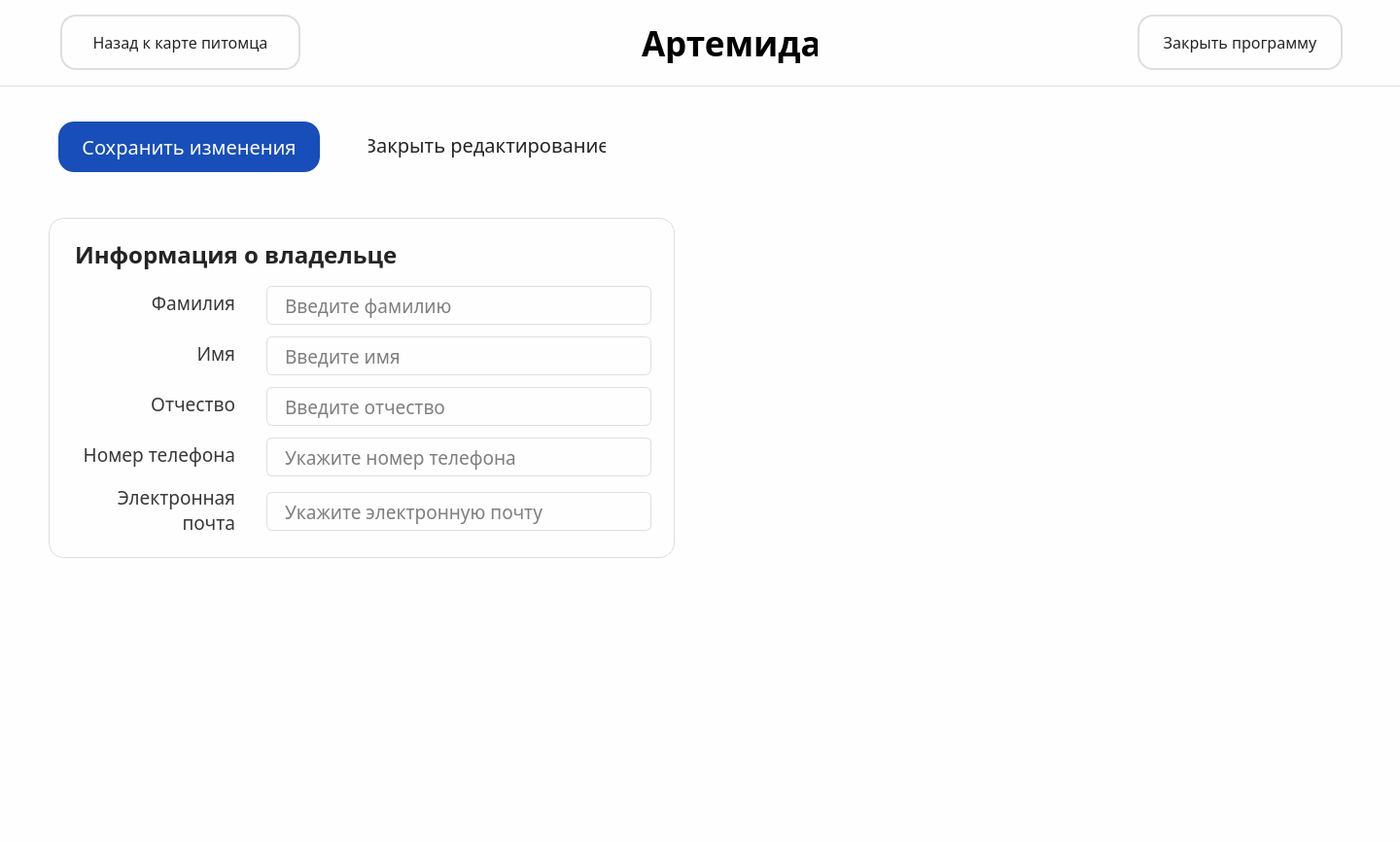
<?xml version="1.0" encoding="UTF-8"?>
<ui version="4.0">
 <class>createOwner</class>
 <widget class="QMainWindow" name="createOwner">
  <property name="geometry">
   <rect>
    <x>0</x>
    <y>0</y>
    <width>1440</width>
    <height>866</height>
   </rect>
  </property>
  <property name="windowTitle">
   <string>MainWindow</string>
  </property>
  <property name="styleSheet">
   <string notr="true">background-color: #FEFEFE;</string>
  </property>
  <widget class="QWidget" name="centralwidget">
   <widget class="QFrame" name="header">
    <property name="geometry">
     <rect>
      <x>0</x>
      <y>0</y>
      <width>1440</width>
      <height>89</height>
     </rect>
    </property>
    <property name="styleSheet">
     <string notr="true">QFrame {
    border: none; 
}

QFrame#header {
    border-bottom: 1px solid #DEDEDE;
}
</string>
    </property>
    <property name="frameShape">
     <enum>QFrame::StyledPanel</enum>
    </property>
    <property name="frameShadow">
     <enum>QFrame::Raised</enum>
    </property>
    <widget class="QWidget" name="logo" native="true">
     <property name="geometry">
      <rect>
       <x>600</x>
       <y>21</y>
       <width>244</width>
       <height>48</height>
      </rect>
     </property>
     <widget class="QLabel" name="label">
      <property name="geometry">
       <rect>
        <x>60</x>
        <y>3</y>
        <width>181</width>
        <height>41</height>
       </rect>
      </property>
      <property name="font">
       <font>
        <family>Acrom</family>
        <pointsize>26</pointsize>
        <weight>75</weight>
        <bold>true</bold>
       </font>
      </property>
      <property name="text">
       <string>Артемида</string>
      </property>
     </widget>
     <widget class="QLabel" name="label_3">
      <property name="geometry">
       <rect>
        <x>4</x>
        <y>2</y>
        <width>40</width>
        <height>48</height>
       </rect>
      </property>
      <property name="text">
       <string/>
      </property>
      <property name="pixmap">
       <pixmap>Иконка2.png</pixmap>
      </property>
     </widget>
    </widget>
    <widget class="QPushButton" name="pushButton">
     <property name="geometry">
      <rect>
       <x>62</x>
       <y>15</y>
       <width>247</width>
       <height>57</height>
      </rect>
     </property>
     <property name="font">
      <font>
       <family>Onest</family>
       <pointsize>12</pointsize>
      </font>
     </property>
     <property name="styleSheet">
      <string notr="true">padding: 16px 24px;
color: #242424;
border: 2px solid #DEDEDE;
border-radius: 16px;</string>
     </property>
     <property name="text">
      <string>Назад к карте питомца</string>
     </property>
    </widget>
    <widget class="QPushButton" name="pushButton_2">
     <property name="geometry">
      <rect>
       <x>1170</x>
       <y>15</y>
       <width>211</width>
       <height>57</height>
      </rect>
     </property>
     <property name="font">
      <font>
       <family>Onest</family>
       <pointsize>12</pointsize>
       <weight>50</weight>
       <italic>false</italic>
       <bold>false</bold>
       <underline>false</underline>
       <strikeout>false</strikeout>
       <stylestrategy>PreferDefault</stylestrategy>
       <kerning>true</kerning>
      </font>
     </property>
     <property name="styleSheet">
      <string notr="true">padding: 16px 24px;
color: #242424;
border: 2px solid #DEDEDE;
border-radius: 16px;</string>
     </property>
     <property name="text">
      <string>Закрыть программу</string>
     </property>
    </widget>
   </widget>
   <widget class="QPushButton" name="pushButton_3">
    <property name="geometry">
     <rect>
      <x>60</x>
      <y>125</y>
      <width>269</width>
      <height>52</height>
     </rect>
    </property>
    <property name="font">
     <font>
      <family>Onest Medium</family>
      <pointsize>15</pointsize>
     </font>
    </property>
    <property name="styleSheet">
     <string notr="true">padding: 12px 24px;
color: white;
border: none;
border-radius: 16px;
background-color: #174EB9;</string>
    </property>
    <property name="text">
     <string>Сохранить изменения</string>
    </property>
    <property name="autoRepeatDelay">
     <number>300</number>
    </property>
   </widget>
   <widget class="QPushButton" name="pushButton_4">
    <property name="geometry">
     <rect>
      <x>355</x>
      <y>123</y>
      <width>292</width>
      <height>52</height>
     </rect>
    </property>
    <property name="font">
     <font>
      <family>Onest</family>
      <pointsize>15</pointsize>
     </font>
    </property>
    <property name="styleSheet">
     <string notr="true">padding: 12px 24px;
color: #242424;
border: none;</string>
    </property>
    <property name="text">
     <string>Закрыть редактирование</string>
    </property>
   </widget>
   <widget class="QFrame" name="info_owner">
    <property name="geometry">
     <rect>
      <x>50</x>
      <y>224</y>
      <width>644</width>
      <height>350</height>
     </rect>
    </property>
    <property name="styleSheet">
     <string notr="true">QFrame {
    border: none; 
}

QFrame#info_owner {
    border: 1px solid #DEDEDE;
	border-radius: 16px;
}</string>
    </property>
    <property name="frameShape">
     <enum>QFrame::StyledPanel</enum>
    </property>
    <property name="frameShadow">
     <enum>QFrame::Raised</enum>
    </property>
    <widget class="QLabel" name="label_5">
     <property name="geometry">
      <rect>
       <x>27</x>
       <y>21</y>
       <width>596</width>
       <height>34</height>
      </rect>
     </property>
     <property name="font">
      <font>
       <family>Onest SemiBold</family>
       <pointsize>18</pointsize>
       <weight>75</weight>
       <bold>true</bold>
      </font>
     </property>
     <property name="styleSheet">
      <string notr="true">color: #242424;</string>
     </property>
     <property name="text">
      <string>Информация о владельце</string>
     </property>
    </widget>
    <widget class="QWidget" name="aboutpet" native="true">
     <property name="geometry">
      <rect>
       <x>24</x>
       <y>70</y>
       <width>596</width>
       <height>264</height>
      </rect>
     </property>
     <widget class="QLineEdit" name="lineEdit_3">
      <property name="geometry">
       <rect>
        <x>200</x>
        <y>0</y>
        <width>396</width>
        <height>40</height>
       </rect>
      </property>
      <property name="font">
       <font>
        <family>Onest</family>
        <pointsize>14</pointsize>
       </font>
      </property>
      <property name="styleSheet">
       <string notr="true">border: 1px solid #DEDEDE;
border-radius: 6px;
padding: 6px 16px;
</string>
      </property>
      <property name="text">
       <string/>
      </property>
      <property name="placeholderText">
       <string>Введите фамилию</string>
      </property>
     </widget>
     <widget class="QLabel" name="label_8">
      <property name="geometry">
       <rect>
        <x>0</x>
        <y>3</y>
        <width>168</width>
        <height>28</height>
       </rect>
      </property>
      <property name="font">
       <font>
        <family>Onest</family>
        <pointsize>14</pointsize>
       </font>
      </property>
      <property name="layoutDirection">
       <enum>Qt::LeftToRight</enum>
      </property>
      <property name="styleSheet">
       <string notr="true">color: #383838;</string>
      </property>
      <property name="text">
       <string>Фамилия</string>
      </property>
      <property name="alignment">
       <set>Qt::AlignRight|Qt::AlignTrailing|Qt::AlignVCenter</set>
      </property>
     </widget>
     <widget class="QLineEdit" name="lineEdit_4">
      <property name="geometry">
       <rect>
        <x>200</x>
        <y>52</y>
        <width>396</width>
        <height>40</height>
       </rect>
      </property>
      <property name="font">
       <font>
        <family>Onest</family>
        <pointsize>14</pointsize>
       </font>
      </property>
      <property name="styleSheet">
       <string notr="true">border: 1px solid #DEDEDE;
border-radius: 6px;
padding: 6px 16px;
</string>
      </property>
      <property name="placeholderText">
       <string>Введите имя</string>
      </property>
     </widget>
     <widget class="QLabel" name="label_9">
      <property name="geometry">
       <rect>
        <x>0</x>
        <y>55</y>
        <width>168</width>
        <height>28</height>
       </rect>
      </property>
      <property name="font">
       <font>
        <family>Onest</family>
        <pointsize>14</pointsize>
       </font>
      </property>
      <property name="layoutDirection">
       <enum>Qt::LeftToRight</enum>
      </property>
      <property name="styleSheet">
       <string notr="true">color: #383838;</string>
      </property>
      <property name="text">
       <string>Имя</string>
      </property>
      <property name="alignment">
       <set>Qt::AlignRight|Qt::AlignTrailing|Qt::AlignVCenter</set>
      </property>
     </widget>
     <widget class="QLabel" name="label_10">
      <property name="geometry">
       <rect>
        <x>0</x>
        <y>107</y>
        <width>168</width>
        <height>28</height>
       </rect>
      </property>
      <property name="font">
       <font>
        <family>Onest</family>
        <pointsize>14</pointsize>
       </font>
      </property>
      <property name="layoutDirection">
       <enum>Qt::LeftToRight</enum>
      </property>
      <property name="styleSheet">
       <string notr="true">color: #383838;</string>
      </property>
      <property name="text">
       <string>Отчество</string>
      </property>
      <property name="alignment">
       <set>Qt::AlignRight|Qt::AlignTrailing|Qt::AlignVCenter</set>
      </property>
     </widget>
     <widget class="QLineEdit" name="lineEdit_5">
      <property name="geometry">
       <rect>
        <x>200</x>
        <y>104</y>
        <width>396</width>
        <height>40</height>
       </rect>
      </property>
      <property name="font">
       <font>
        <family>Onest</family>
        <pointsize>14</pointsize>
       </font>
      </property>
      <property name="styleSheet">
       <string notr="true">border: 1px solid #DEDEDE;
border-radius: 6px;
padding: 6px 16px;
</string>
      </property>
      <property name="placeholderText">
       <string>Введите отчество</string>
      </property>
     </widget>
     <widget class="QLabel" name="label_11">
      <property name="geometry">
       <rect>
        <x>0</x>
        <y>159</y>
        <width>168</width>
        <height>28</height>
       </rect>
      </property>
      <property name="font">
       <font>
        <family>Onest</family>
        <pointsize>14</pointsize>
       </font>
      </property>
      <property name="layoutDirection">
       <enum>Qt::LeftToRight</enum>
      </property>
      <property name="styleSheet">
       <string notr="true">color: #383838;</string>
      </property>
      <property name="text">
       <string>Номер телефона</string>
      </property>
      <property name="alignment">
       <set>Qt::AlignRight|Qt::AlignTrailing|Qt::AlignVCenter</set>
      </property>
     </widget>
     <widget class="QLineEdit" name="lineEdit_6">
      <property name="geometry">
       <rect>
        <x>200</x>
        <y>156</y>
        <width>396</width>
        <height>40</height>
       </rect>
      </property>
      <property name="font">
       <font>
        <family>Onest</family>
        <pointsize>14</pointsize>
       </font>
      </property>
      <property name="styleSheet">
       <string notr="true">border: 1px solid #DEDEDE;
border-radius: 6px;
padding: 6px 16px;
</string>
      </property>
      <property name="placeholderText">
       <string>Укажите номер телефона</string>
      </property>
     </widget>
     <widget class="QLineEdit" name="lineEdit_7">
      <property name="geometry">
       <rect>
        <x>200</x>
        <y>212</y>
        <width>396</width>
        <height>40</height>
       </rect>
      </property>
      <property name="font">
       <font>
        <family>Onest</family>
        <pointsize>14</pointsize>
       </font>
      </property>
      <property name="styleSheet">
       <string notr="true">border: 1px solid #DEDEDE;
border-radius: 6px;
padding: 6px 16px;
</string>
      </property>
      <property name="placeholderText">
       <string>Укажите электронную почту</string>
      </property>
     </widget>
     <widget class="QLabel" name="label_12">
      <property name="geometry">
       <rect>
        <x>0</x>
        <y>202</y>
        <width>168</width>
        <height>56</height>
       </rect>
      </property>
      <property name="font">
       <font>
        <family>Onest</family>
        <pointsize>14</pointsize>
       </font>
      </property>
      <property name="layoutDirection">
       <enum>Qt::LeftToRight</enum>
      </property>
      <property name="styleSheet">
       <string notr="true">color: #383838;</string>
      </property>
      <property name="text">
       <string>Электронная почта</string>
      </property>
      <property name="alignment">
       <set>Qt::AlignRight|Qt::AlignTrailing|Qt::AlignVCenter</set>
      </property>
      <property name="wordWrap">
       <bool>true</bool>
      </property>
      <property name="margin">
       <number>0</number>
      </property>
      <property name="indent">
       <number>-1</number>
      </property>
     </widget>
    </widget>
   </widget>
  </widget>
 </widget>
 <resources/>
 <connections/>
</ui>
